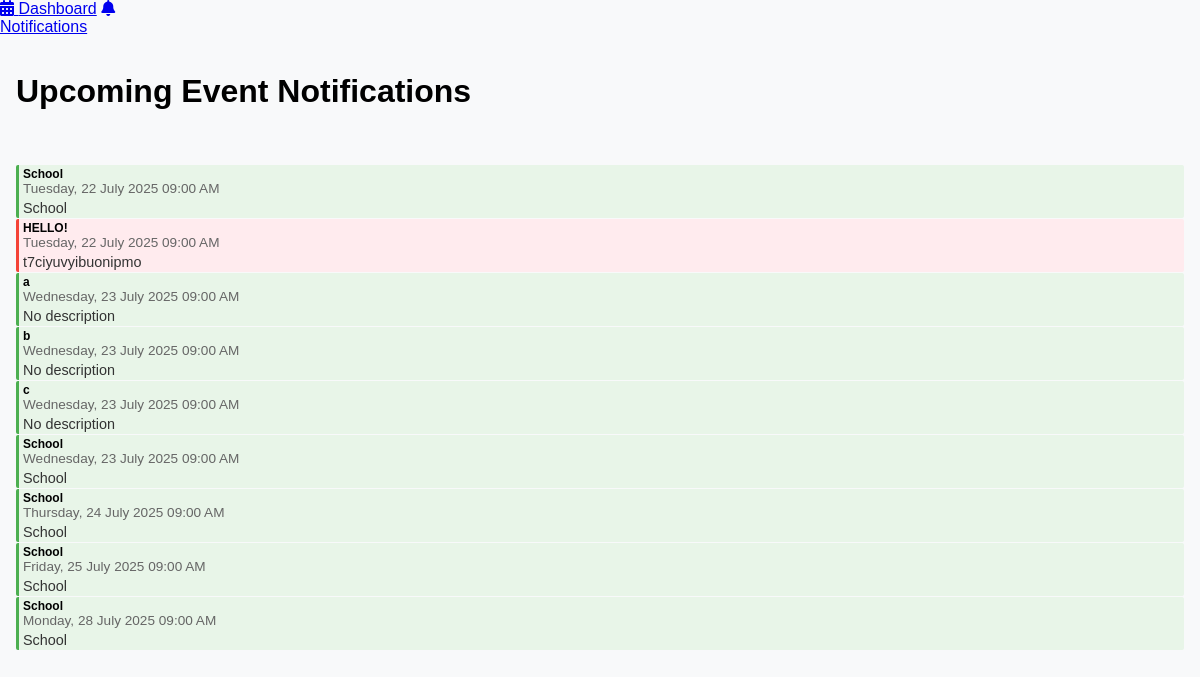
Page /notifications (signed in) on the committed database.
### models/event.py (models this page shows)
class Event(db.Model):
    __tablename__ = 'events'
    id = db.Column(db.Integer, primary_key=True)
    title = db.Column(db.String(150), nullable=False)
    description = db.Column(db.String(300))
    priority = db.Column(db.Integer, default=0)
    tags = db.Column(db.String(100))
    start_time = db.Column(db.DateTime)
    end_time = db.Column(db.DateTime)
    is_recurring = db.Column(db.Boolean, default=False, nullable=False)
    recurrence_group_id = db.Column(db.String(36), nullable=True, index=True)
    notifications_silenced = db.Column(db.Boolean, default=False, nullable=False)
    creator_id = db.Column(db.Integer, db.ForeignKey('users.id'))

### app.py (the view, shortened to what this page needs)
    @app.route('/notifications', methods=['GET'])
    def notifications():
        if 'user_id' not in session:
            return redirect(url_for('unauthorized'))
        from models.user import User
        from models.event import Event
        from models.notifications import Notification
        from datetime import datetime, timedelta
        user = db.session.get(User, session['user_id'])
        if not user:
            return redirect(url_for('unauthorized'))
        now = datetime.utcnow()
        week_from_now = now + timedelta(days=7)
        upcoming_events = Event.query.filter(
            Event.start_time >= now,
            Event.start_time <= week_from_now,
            Event.notifications_silenced == False
        ).order_by(Event.start_time).all()
        user_events = []
        for event in upcoming_events:
            if (event.creator_id == user.id or
                (hasattr(user, 'tags') and user.tags and
                 any(tag in (event.tags or '') for tag in user.tags.split(',')))):
                user_events.append(event)
        return render_template("notifications.html", events=user_events)

### templates/notifications.html (shortened to what this page needs)
<!DOCTYPE html>
<html lang="en">
<head>
  <link rel="stylesheet" href="/static/css/dashboard.css" />
</head>
<body>
  <div class="sidebar">
    <a class="tab" href="/dashboard"><i class="fas fa-calendar-alt"></i> Dashboard</a>
    <a class="tab active" href="/notifications"><i class="fas fa-bell"></i> Notifications</a>
  </div>
  <div class="main-content">
    <h1 style="padding: 1rem;">Upcoming Event Notifications</h1>
    {% if events %}
      <ul style="list-style: none; padding: 0 1rem;">
        {% for event in events %}
          <li class="event-item priority-{{ event.priority }}">
            <div class="event-title">{{ event.title }}</div>
            <div class="event-time" style="font-size: 0.85rem; color: #666;">
              {{ event.start_time.strftime('%A, %d %B %Y %I:%M %p') }}
            </div>
            <div style="margin-top: 4px; font-size: 0.9rem; color: #333;">
              {{ event.description or "No description" }}
            </div>
          </li>
        {% endfor %}
      </ul>
    {% else %}
      <p style="padding: 1rem; color: #666;">No upcoming events in the next few days.</p>
    {% endif %}
  </div>
</body>
</html>

### static/css/dashboard.css (style rules this page uses)
html, body { margin: 0; padding: 0; height: 100%; font-family: Arial, sans-serif; background-color: #f8f9fa; overflow: hidden; }
.main-content { margin-left: 220px; height: 100vh; display: flex; flex-direction: column; overflow: hidden; }
.event-item { background-color: #e3f2fd; border-left: 3px solid #2196f3; padding: 2px 4px; margin: 1px 0; font-size: 0.75rem; border-radius: 2px; cursor: pointer; }
.event-title { font-weight: bold; white-space: nowrap; overflow: hidden; text-overflow: ellipsis; }
.event-time { color: #666; font-size: 0.7rem; }
.priority-0 { border-left-color: #4caf50; background-color: #e8f5e8; }
.priority-2 { border-left-color: #f44336; background-color: #ffebee; }
@media (max-width: 1200px) { .sidebar { width: 180px; } }
@media (max-width: 1200px) { .main-content { margin-left: 180px; } }
.main-content { margin-left: 0 !important; transition: margin-left 0.3s ease; }
.event-item.priority-0 { background-color: #e8f5e8; border-left: 3px solid #4caf50; }
.event-item.priority-2 { background-color: #ffebee; border-left: 3px solid #f44336; }

### rows in the picture
Event: title "School", start_time "Tuesday, 22 July 2025 09:00 AM", description "School"
Event: title "HELLO!", start_time "Tuesday, 22 July 2025 09:00 AM", description "t7ciyuvyibuonipmo"
Event: title "a", start_time "Wednesday, 23 July 2025 09:00 AM", description "No description"
Event: title "b", start_time "Wednesday, 23 July 2025 09:00 AM", description "No description"
Event: title "c", start_time "Wednesday, 23 July 2025 09:00 AM", description "No description"
Event: title "School", start_time "Wednesday, 23 July 2025 09:00 AM", description "School"
Event: title "School", start_time "Thursday, 24 July 2025 09:00 AM", description "School"
Event: title "School", start_time "Friday, 25 July 2025 09:00 AM", description "School"
Event: title "School", start_time "Monday, 28 July 2025 09:00 AM", description "School"
